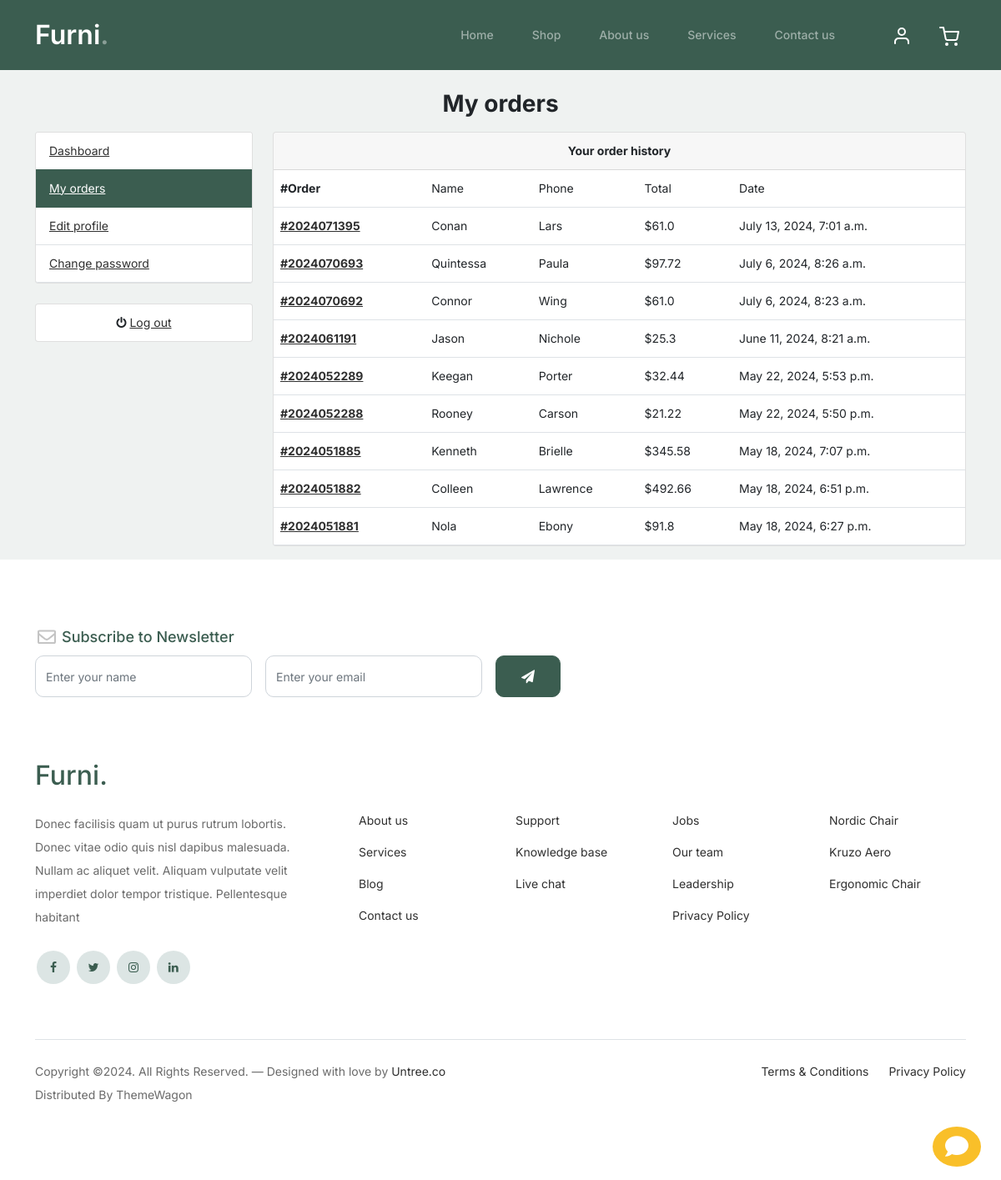
The page /accounts/my_orders/ (signed in) on the database its author committed.
### orders/models.py (models this page shows, shortened)
class Order(models.Model):
    STATUS = (
        ('New', 'New'),
        ('Accepted', 'Accepted'),
        ('Completed', 'Completed'),
        ('Cancelled', 'Cancelled'),
    )
    user = models.ForeignKey(Account, on_delete=models.SET_NULL, null=True)
    payment = models.ForeignKey(Payment, on_delete=models.SET_NULL, blank=True, null=True)
    order_number = models.CharField(max_length=20)
    first_name = models.CharField(max_length=50)
    last_name = models.CharField(max_length=20)
    phone = models.CharField(max_length=15)
    email = models.EmailField(max_length=50)
    address_line_1 = models.CharField(max_length=20)
    address_line_2 = models.CharField(max_length=20, blank=True)
    state = models.CharField(max_length=20)
    city = models.CharField(max_length=20)
    order_note = models.CharField(max_length=100, blank=True)
    order_total = models.FloatField()
    tax = models.FloatField()
    status = models.CharField(max_length=10, choices=STATUS, default='New')
    ip = models.CharField(blank=True, max_length=20)
    is_ordered = models.BooleanField(default=False)
    created_at = models.DateTimeField(auto_now_add=True)
    updated_at = models.DateTimeField(auto_now=True)

### accounts/views.py (the view)
# urls.py: path("my_orders/", views.my_orders, name='my_orders'),
@login_required(login_url='signin')
def my_orders(request):
    orders = Order.objects.filter(
        user=request.user,
        is_ordered=True
    ).order_by('-created_at')
    order_exist = orders.exists()
    context = {
        'orders': orders,
        "order_exist": order_exist
    }
    return render(request, 'accounts/my_orders.html', context)

### accounts/models.py (called while the page is built)
    @property
    def is_authenticated(self):
        return True

### cart/context_processor.py (called while the page is built)
def counter(request):
    cart_count = 0
    if 'admin' in request.path:
        return {}
    else:
        try:
            cart = Cart.objects.filter(cart_id=_cart_id(request))
            if request.user.is_authenticated:
                cart_items = CartItem.objects.all().filter(user=request.user)
            else:
                cart_items = CartItem.objects.all().filter(cart=cart[:1])
            for cart_item in cart_items:
                cart_count += cart_item.quantity
        except Cart.DoesNotExist:
            cart_count = 0
    if cart_count > 9:
        cart_count = '9+'
    return dict(cart_count=cart_count)

### cart/views.py (called while the page is built)
def _cart_id(request):
    cart = request.session.session_key
    if not cart:
        cart = request.session.create()
    return cart

### chat/context_processor.py (called while the page is built, shortened)
def chat_context(request):
    if request.user.is_authenticated:
        username = request.user.username
        room_name = f'u{username}'
        if 'room_name' not in request.session or request.session['room_name'] != room_name:
            request.session['room_name'] = room_name
            request.session['username'] = username
            Room.objects.get_or_create(room_name=room_name)
    request.room_name = room_name
    request.username = username
    return {
        'chat_room_name': room_name,
        'chat_username': username,
    }

### chat/msg_context_processor.py (called while the page is built)
def room_message(request):
    room_name = request.session.get('room_name')
    print('Room name', room_name)
    if room_name:
        room, _ = Room.objects.get_or_create(room_name=room_name)
        get_messages = Message.objects.filter(room=room)
    else:
        get_messages = ['hello']
    return {
        'get_messages': get_messages,
    }

### templates/accounts/my_orders.html (shortened to what this page needs)
{% extends 'base.html' %}
{% load static %}
{% block content %}
<section class="dashboard">
    <div class="container">
        <div class="row mt-4">
            <h3 class="text-center fw-bold text-dark mb-3">My orders</h3>
            <div class="col-md-3 d-flex flex-column">
                {% include 'includes/dashboard_sidebar.html' %}
                <div>
                    <ul class="list-group my-4">
                        <li class="list-group-item poition-relative text-center">
                            <i class="fa fa-power-off"></i>
                            <a href="{% url 'signout' %}" class="stretched-link">Log out</a>
                        </li>
                      </ul>
                </div>
            </div>
            <div class="col-md-9 mb-3">
                <div class="card">
                    <div class="card-header text-center">
                      <span class="text-dark "><b>Your order history</b>
                    </div>
                    {% if not order_exist %}
                    <div class="card-body">
                        <div class="row d-flex flex-column text-center">
                            <p>You have not purchased any prodyct yet</p>
                            <span>
                                <a
                                href="{% url 'shop' %}"
                                class="btn btn-secondary w-25"
                                >
                            Shop now
                            </a>
                            </span>
                        </div>
                    </div>
                    {% else %}
                    <table class="table mb-0 table-hover">
                        <tbody>
                            <tr>
                                <th>#Order</th>
                                <td>Name</td>
                                <td>Phone</td>
                                <td>Total</td>
                                <td>Date</td>
                            </tr>
                            {% for order in orders %}
                            <tr class="no-border">
                                <th class="position-relative">
                                    <a href="{% url 'order_detail' order.order_number %}" class="stretched-link">
                                        #{{order.order_number}}
                                    </a>
                                </th>
                                <td>{{ order.first_name }}</td>
                                <td>{{ order.phone }}</td>
                                <td>${{ order.order_total }}</td>
                                <td>{{ order.created_at }}</td>
                            </tr>
                            {% endfor %}
                        </tbody>
                    </table>
                    {% endif %}
                </div>
            </div>
        </div>
    </div>
</section>
{% endblock %}

### static/css/style.css (style rules this page uses)
body { overflow-x: hidden; position: relative; }
body { font-family: "Inter", sans-serif; font-weight: 400; line-height: 28px; color: #6a6a6a; font-size: 14px; background-color: #eff2f1; }
a { text-decoration: none; -webkit-transition: .3s all ease; -o-transition: .3s all ease; transition: .3s all ease; color: #2f2f2f; text-decoration: underline; }

### rows shown on the page
Order: order_number "2024071395", first_name "Conan", phone "Lars", order_total "61.0", created_at "July 13, 2024, 7:01 a.m."
Order: order_number "2024070693", first_name "Quintessa", phone "Paula", order_total "97.72", created_at "July 6, 2024, 8:26 a.m."
Order: order_number "2024070692", first_name "Connor", phone "Wing", order_total "61.0", created_at "July 6, 2024, 8:23 a.m."
Order: order_number "2024061191", first_name "Jason", phone "Nichole", order_total "25.3", created_at "June 11, 2024, 8:21 a.m."
Order: order_number "2024052289", first_name "Keegan", phone "Porter", order_total "32.44", created_at "May 22, 2024, 5:53 p.m."
Order: order_number "2024052288", first_name "Rooney", phone "Carson", order_total "21.22", created_at "May 22, 2024, 5:50 p.m."
Order: order_number "2024051885", first_name "Kenneth", phone "Brielle", order_total "345.58", created_at "May 18, 2024, 7:07 p.m."
Order: order_number "2024051882", first_name "Colleen", phone "Lawrence", order_total "492.66", created_at "May 18, 2024, 6:51 p.m."
Order: order_number "2024051881", first_name "Nola", phone "Ebony", order_total "91.8", created_at "May 18, 2024, 6:27 p.m."
